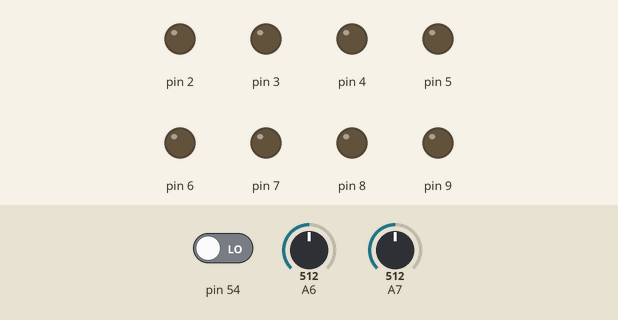
Simulated run of this sketch. Board: Arduino Mega 2560, built with avr-gcc and run on an emulated ATmega2560. On the bench: output pins drawn as LEDs (lit = HIGH). The inputs (shaded band) are chosen by the test bench; at power-on: pin 54 LOW, A6 = 512, A7 = 512.

Above: at 1.2 s.
1.3 s: pin 54 driven HIGH
At 1.7 s:
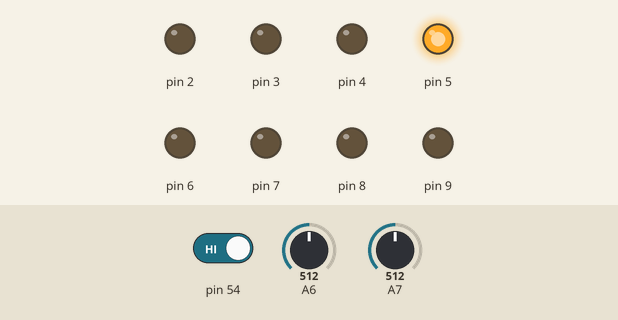
4.3 s: pin 54 driven LOW
At 5.4 s:
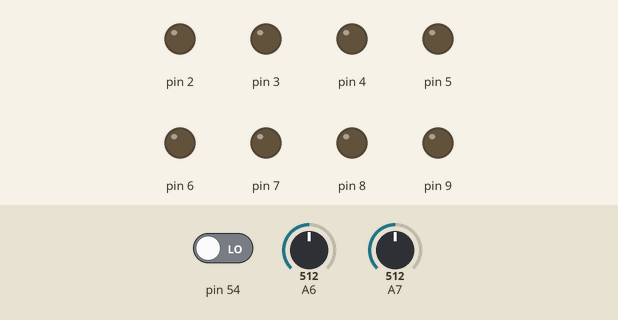
Timing chart, 0 to 7.3 s (numbered marks = the images above; inputs shaded):
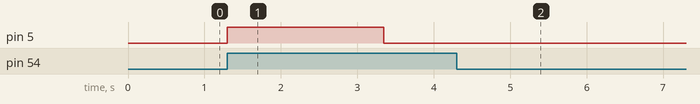

The sketch:

TC210_Modulation_de_Dur_e_d_Impulsion.ino
```cpp
#include <SPI.h>
#include <Controllino.h>

//
// Tâche : TC210_Modulation_de_Durée_d'Impulsion
//

// Définition des variables

int iDureeHaute;  // Valeur analogique pour la durée haute TH
int iDureeBasse;  // Valeur analogique pour la durée basse TL

//
// Configuration
//
void setup() {

  pinMode(CONTROLLINO_A0, INPUT);
  pinMode(CONTROLLINO_A6, INPUT);
  pinMode(CONTROLLINO_A7, INPUT);

  pinMode(CONTROLLINO_D0, OUTPUT);
  pinMode(CONTROLLINO_D1, OUTPUT);
  pinMode(CONTROLLINO_D2, OUTPUT);
  pinMode(CONTROLLINO_D3, OUTPUT);
  pinMode(CONTROLLINO_D4, OUTPUT);
  pinMode(CONTROLLINO_D5, OUTPUT);
  pinMode(CONTROLLINO_D6, OUTPUT);
  pinMode(CONTROLLINO_D7, OUTPUT);

}


//
// Boucle
//
void loop() {

  // Lire les valeurs analogiques pour la durée haute et la durée basse
  iDureeHaute = analogRead(CONTROLLINO_A6);
  iDureeBasse = analogRead(CONTROLLINO_A7);

  if (digitalRead(CONTROLLINO_A0))
  {
    digitalWrite(CONTROLLINO_D3, HIGH);
    delay(iDureeHaute * 4);  // * 4 - donne un résultat plus visible
    digitalWrite(CONTROLLINO_D3, LOW);
    delay(iDureeBasse * 4);  // * 4 - donne un résultat plus visible
  }
}
```

Measured:
- after the input at 1.3 s, pin 5: LOW → HIGH at once, → LOW 2.0 s later
- after the input at 4.3 s, pin 5: stops changing and stays LOW
